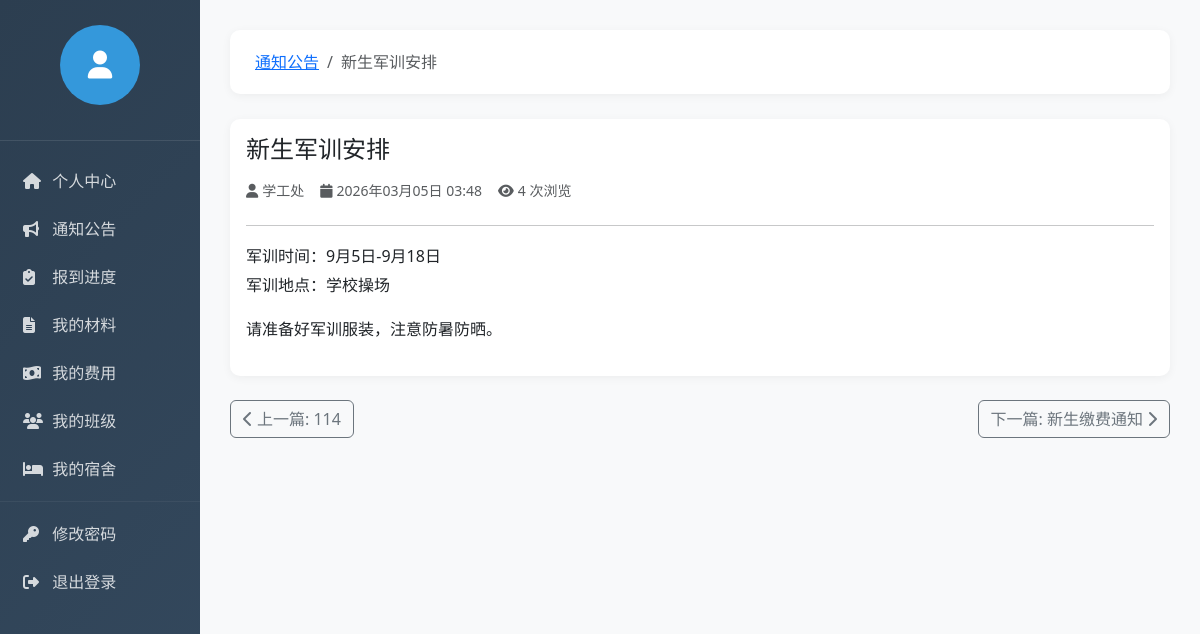
The page /announcements/3/ on the database its author committed.
### students/models.py (models this page shows, shortened)
class Announcement(models.Model):
    TYPE_CHOICES = [
        ('notice', '通知'),
        ('news', '新闻'),
        ('guide', '指南'),
        ('important', '重要公告'),
    ]
    title = models.CharField('标题', max_length=200)
    content = models.TextField('内容')
    announcement_type = models.CharField('类型', max_length=20, choices=TYPE_CHOICES, default='notice')
    is_top = models.BooleanField('置顶', default=False)
    is_published = models.BooleanField('已发布', default=True)
    author = models.CharField('发布人', max_length=50, blank=True)
    view_count = models.IntegerField('浏览次数', default=0)
    publish_date = models.DateTimeField('发布时间', auto_now_add=True)
    updated_at = models.DateTimeField('更新时间', auto_now=True)
    class Meta:
        verbose_name = '通知公告'
        verbose_name_plural = '通知公告管理'
        ordering = ['-is_top', '-publish_date']

### students/views.py (the view)
# urls.py: path('announcements/<int:pk>/', views.announcement_detail, name='announcement_detail'),
def announcement_detail(request, pk):
    announcement = get_object_or_404(Announcement, pk=pk, is_published=True)
    announcement.view_count += 1
    announcement.save(update_fields=['view_count'])
    prev_ann = Announcement.objects.filter(
        is_published=True, publish_date__gt=announcement.publish_date
    ).order_by('publish_date').first()
    next_ann = Announcement.objects.filter(
        is_published=True, publish_date__lt=announcement.publish_date
    ).order_by('-publish_date').first()
    context = {
        'announcement': announcement,
        'prev_ann': prev_ann,
        'next_ann': next_ann,
    }
    return render(request, 'students/announcement_detail.html', context)

### templates/students/announcement_detail.html (shortened to what this page needs)
{% extends 'students/student_base.html' %}
{% block content %}
<div class="page-header">
    <nav aria-label="breadcrumb">
        <ol class="breadcrumb mb-0">
            <li class="breadcrumb-item"><a href="{% url 'students:announcement_list' %}">通知公告</a></li>
            <li class="breadcrumb-item active">{{ announcement.title|truncatechars:30 }}</li>
        </ol>
    </nav>
</div>
<div class="card">
    <div class="card-body">
        <h4 class="card-title mb-3">{{ announcement.title }}</h4>
        <div class="d-flex text-muted small mb-4">
            <span class="me-3"><i class="fas fa-user me-1"></i>{{ announcement.author|default:"管理员" }}</span>
            <span class="me-3"><i class="fas fa-calendar me-1"></i>{{ announcement.publish_date|date:"Y年m月d日 H:i" }}</span>
            <span><i class="fas fa-eye me-1"></i>{{ announcement.view_count }} 次浏览</span>
        </div>
        <hr>
        <div class="announcement-content" style="line-height: 1.8;">
            {{ announcement.content|linebreaks }}
        </div>
    </div>
</div>
<div class="d-flex justify-content-between mt-4">
    {% if prev_ann %}
        <a href="{% url 'students:announcement_detail' prev_ann.pk %}" class="btn btn-outline-secondary">
            <i class="fas fa-chevron-left me-1"></i>上一篇: {{ prev_ann.title|truncatechars:20 }}
        </a>
    {% else %}
        <span></span>
    {% endif %}
    {% if next_ann %}
        <a href="{% url 'students:announcement_detail' next_ann.pk %}" class="btn btn-outline-secondary">
            下一篇: {{ next_ann.title|truncatechars:20 }}<i class="fas fa-chevron-right ms-1"></i>
        </a>
    {% endif %}
</div>
{% endblock %}

### templates/students/student_base.html (style rules this page uses)
:root { --primary-color: #3498db; --secondary-color: #2ecc71; --dark-color: #2c3e50; }
body { background-color: #f8f9fa; }
.page-header { background: #fff; padding: 20px 25px; border-radius: 10px; box-shadow: 0 2px 10px rgba(0,0,0,0.05); margin-bottom: 25px; }
.card { border: none; border-radius: 10px; box-shadow: 0 2px 10px rgba(0,0,0,0.05); }

### rows shown on the page
Announcement: title "新生军训安排", author "学工处", publish_date "2026年03月05日 03:48", view_count "4", content "军训时间：9月5日-9月18日 军训地点：学校操场 请准备好军训服装，注意防暑防晒。"
Announcement: title "114"
Announcement: title "新生缴费通知"
